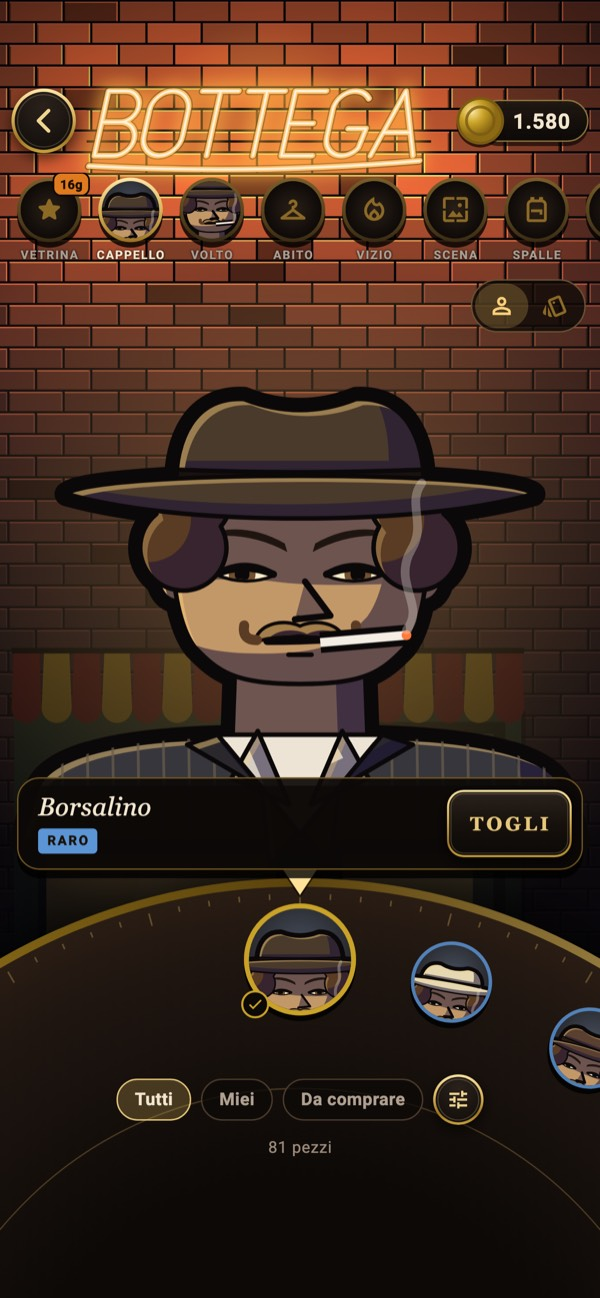
#> input picture site/oberta/img/bottega.jpg, 600 x 1298 px, given in place of library_logo_1280x720.png, which was not available
$ python email_assets.py
#> lines starting #> are read from the running program, lines starting #| are printed output that depends on the picture; after the words box and inside, x2 and y2 are one past the last pixel; in counts of white or black regions, pixels touching at a corner belong together; pictures that were not available may be replaced by others from this repository, and a replacement may not be noted
"""Images for the waitlist email (site/oberta/email/), from the repo's own art.

    python3 tool/site/email_assets.py

- oberta-neon.jpg: the Steam neon logo, glow feathered, on the card's colour.
- brick.jpg: a dark brick wall, tileable, for the background behind the card.
- deco-*.png: brass art-deco corners for the card (transparent).
- role-*.png: four role medallions, 112 px (shown at 56).
- supabase/functions/waitlist/templates/images.ts: all of them inlined, for the function to serve.
Needs Pillow.
"""
import pathlib
import random

from PIL import Image, ImageChops, ImageDraw, ImageFilter

root = pathlib.Path(__file__).resolve().parents[2]
out = root / 'site/oberta/email'
out.mkdir(parents=True, exist_ok=True)
INK = (12, 9, 7)
CARD = (19, 14, 11)  # the card's #130e0b, so the sign has no box around it


def neon():
    im = Image.open(root / 'steam/store/art/library_logo_1280x720.png').convert('RGBA').crop((0, 91, 1280, 703))
    W, H = 1440, 700
    canvas = Image.new('RGBA', (W, H), CARD + (255,))
    mask = Image.new('L', im.size, 0)
#> mask: PIL image 1280x612 L; every value is 0
    mask.paste(Image.new('L', (im.width - 120, im.height - 80), 255), (60, 40))
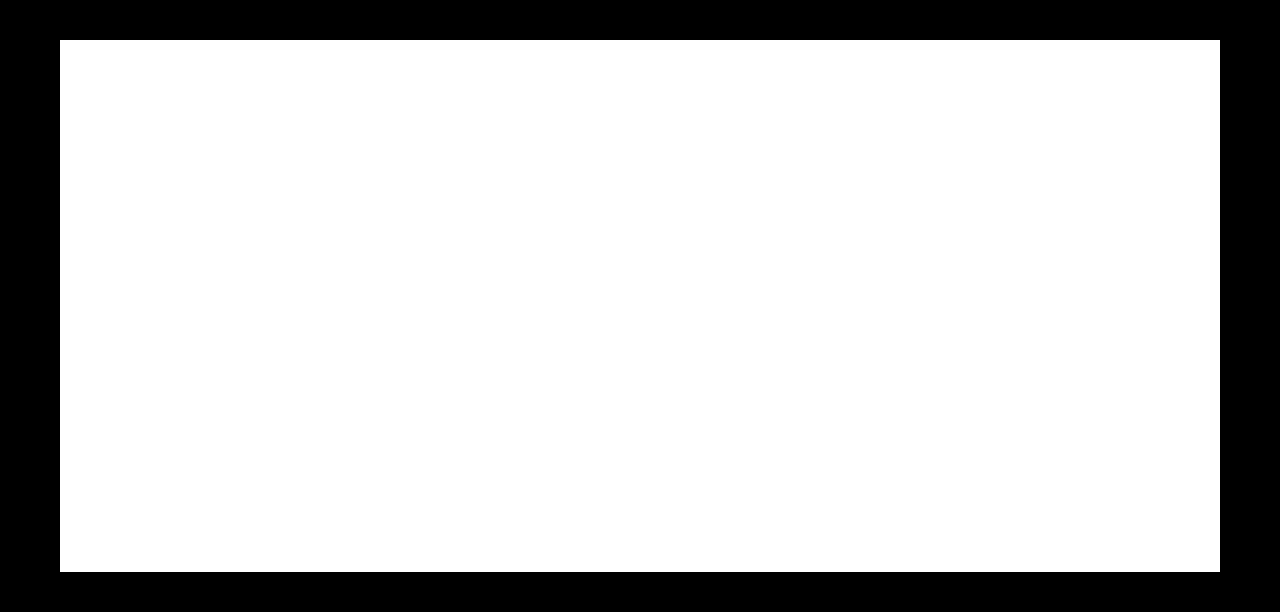
#> mask: PIL image 1280x612 L; 78.8% white; 1 black region, box (x1, y1, x2, y2) and area: (0, 0, 1280, 612) 166240
    mask = mask.filter(ImageFilter.GaussianBlur(40))
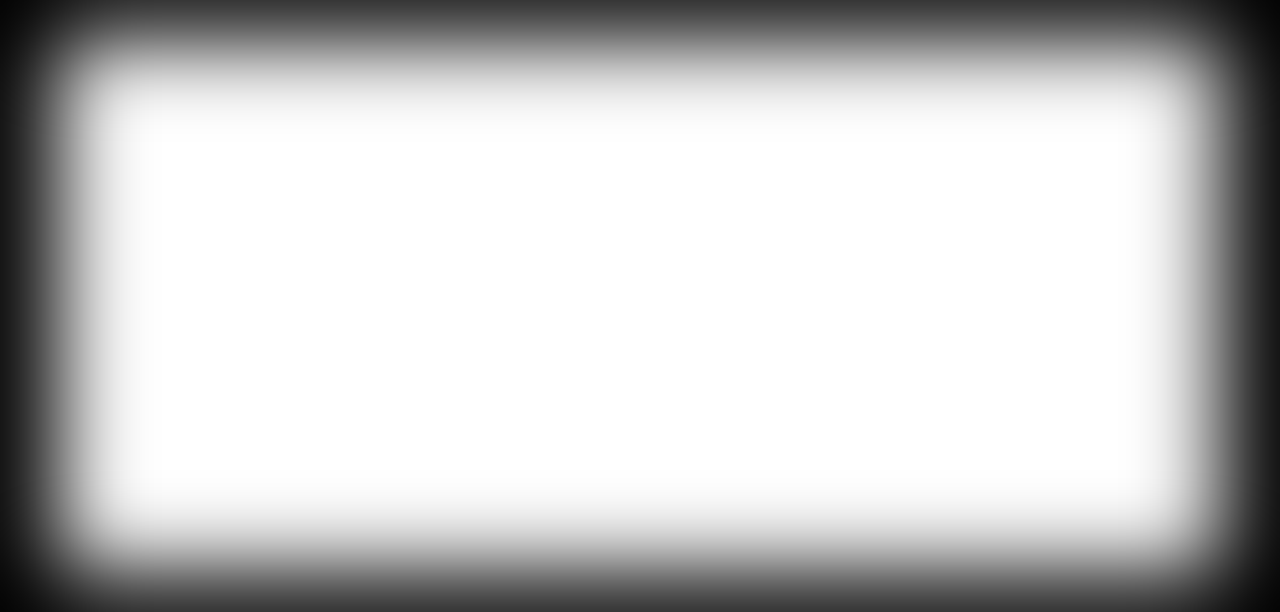
#> mask: PIL image 1280x612 L; min 5, max 255, mean 198.7
    im.putalpha(ImageChops.multiply(im.split()[3], mask))
    canvas.alpha_composite(im, ((W - im.width) // 2, (H - im.height) // 2))
    canvas.convert('RGB').resize((1040, round(H * 1040 / W)), Image.LANCZOS).save(
        out / 'oberta-neon.jpg', quality=82, optimize=True, progressive=True)
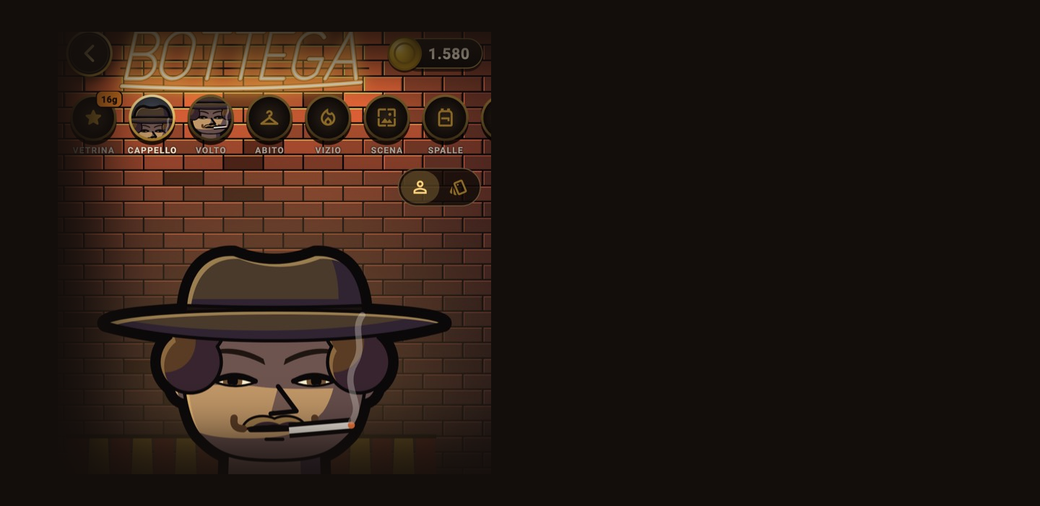
#> saved as oberta-neon.jpg: PIL image 1040x506 RGB; mean R, G, B 38.9, 26.4, 19.5


def brick():
    rnd = random.Random(7)
    S, bw, bh, gap = 480, 120, 40, 4
    im = Image.new('RGB', (S, S), (16, 11, 9))
#> im: PIL image 480x480 RGB
    d = ImageDraw.Draw(im)
    for row in range(S // bh):
        off = (bw // 2) * (row % 2)
        for col in range(-1, S // bw + 1):
            x = col * bw + off
            base = rnd.randint(40, 56)
            colour = (base + rnd.randint(6, 14), base // 2 + rnd.randint(2, 6), base // 3)
            for dx in (0, S, -S):  # wrap so the tile repeats
                d.rectangle((x + dx + gap // 2, row * bh + gap // 2, x + dx + bw - gap // 2, row * bh + bh - gap // 2), fill=colour)
    noise = Image.effect_noise((S, S), 22).convert('RGB')
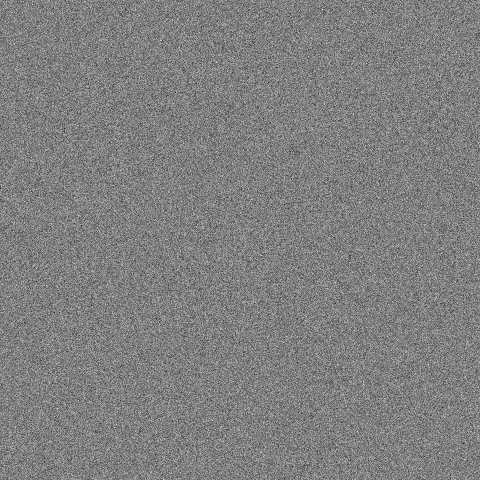
#> noise: PIL image 480x480 RGB; min 26, max 230, mean 127.4
    im = ImageChops.add(im, noise, scale=2.0, offset=-64)
    im = im.filter(ImageFilter.GaussianBlur(0.6))
    im.save(out / 'brick.jpg', quality=70, optimize=True, progressive=True)


def deco():
    S = 96
    im = Image.new('RGBA', (S, S), (0, 0, 0, 0))
#> im: PIL image 96x96 RGBA; every value is 0
    d = ImageDraw.Draw(im)
    gold, dim = (217, 180, 90, 255), (156, 116, 36, 255)
    # Stepped art-deco corner: two L rules and a small diamond.
    d.line([(6, S - 6), (6, 6), (S - 6, 6)], fill=gold, width=4)
    d.line([(18, S - 18), (18, 18), (S - 18, 18)], fill=dim, width=2)
    d.line([(18, 34), (34, 34), (34, 18)], fill=gold, width=2)
    d.polygon([(26, 44), (30, 48), (26, 52), (22, 48)], fill=gold)
    d.polygon([(44, 26), (48, 30), (52, 26), (48, 22)], fill=gold)
    for name, t in (('tl', None), ('tr', Image.FLIP_LEFT_RIGHT), ('bl', Image.FLIP_TOP_BOTTOM), ('br', Image.ROTATE_180)):
        (im if t is None else im.transpose(t)).save(out / f'deco-{name}.png', optimize=True)
#> this loop made 4 passes
#> pass 1, in deco, `(im if t is None else im.transpose(t)).save(out / f'deco-{name}.png', ..`:
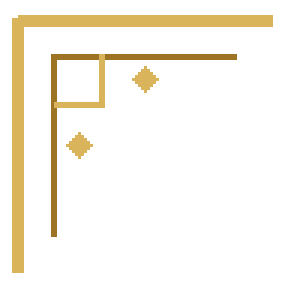
#> saved as deco-tl.png: PIL image 96x96 RGBA (shown 3 times larger); mean R, G, B, A 23.3, 19, 8.9, 29.3; transparent parts drawn white


def roles():
    for role in ('padrino', 'detective', 'medico', 'mafioso'):
        im = Image.open(root / f'site/oberta/img/roles/{role}.png').convert('RGBA').resize((112, 112), Image.LANCZOS)
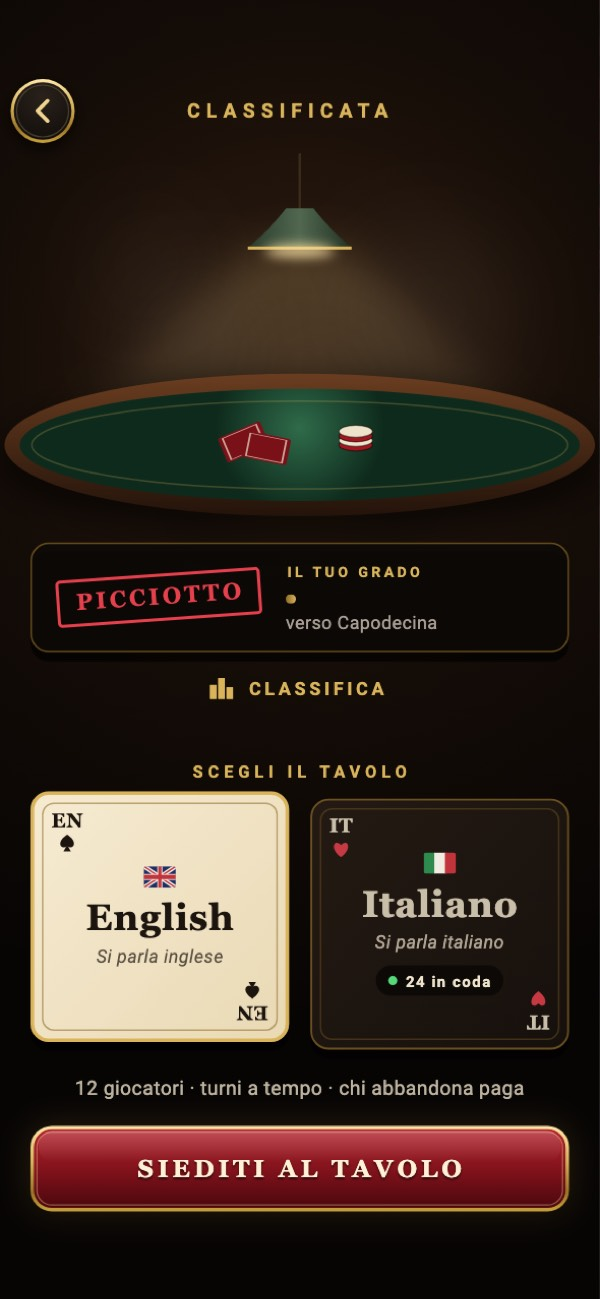
#> input picture site/oberta/img/classificata.jpg, 600 x 1299 px, given in place of padrino.png, which was not available
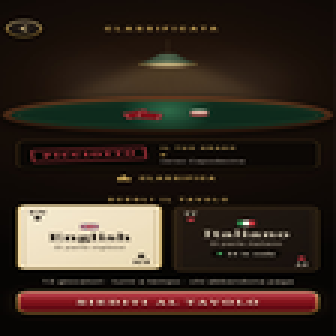
#> im: PIL image 112x112 RGBA (shown 3 times larger); mean R, G, B, A 51.6, 39.6, 30.6, 255
        im.save(out / f'role-{role}.png', optimize=True)


def embed():
    """The same images as a TS module, so the waitlist Edge Function serves them itself
    (the site sits behind a Cloudflare challenge that mail image proxies cannot pass)."""
    import base64
    names = ['oberta-neon.jpg', 'brick.jpg', 'deco-tl.png', 'deco-tr.png', 'deco-bl.png', 'deco-br.png',
             'role-padrino.png', 'role-detective.png', 'role-medico.png', 'role-mafioso.png']
    lines = ['// Generated by tool/site/email_assets.py: the welcome email images, served by the',
             '// waitlist function at /functions/v1/waitlist/img/<name>. Do not edit by hand.',
             'export const images: Record<string, { type: string; base64: string }> = {']
    for name in names:
        data = base64.b64encode((out / name).read_bytes()).decode()
        kind = 'image/jpeg' if name.endswith('.jpg') else 'image/png'
        lines.append(f"  '{name}': {{ type: '{kind}', base64: '{data}' }},")
    lines.append('};\n')
    (root / 'supabase/functions/waitlist/templates/images.ts').write_text('\n'.join(lines))


if __name__ == '__main__':
    neon()
    brick()
    deco()
#> (the run stopped early here; a loop or call above may not have finished)
